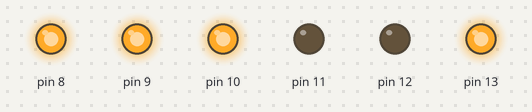
A sketch run on a simulated Arduino Uno, built with avr-gcc and run on an emulated ATmega328P. Parts: output pins drawn as LEDs (lit = HIGH).

Above: at 0.1 s.
At 100.1 s:
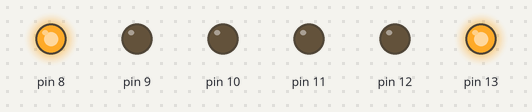
Timing chart, 0 to 102.5 s (numbered marks = the images above):
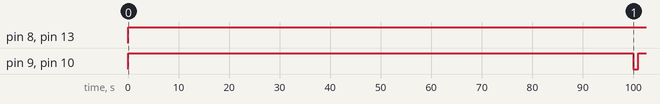

Measured:
- by itself, pin 8, pin 13: LOW → HIGH at 0.00 s
- by itself, pin 9, pin 10: LOW → HIGH at 0.00 s, → LOW 100 s later, → HIGH 1.0 s later

The sketch:

_GoUno.ino
```cpp
//  Demo function:The application method to drive the DC motor.
//  Author:Frankie.Chu
//  Date:20 November, 2012

#include "MotorDriver.h"

void setup()
{
	/*Configure the motor A to control the wheel at the left side.*/
	/*Configure the motor B to control the wheel at the right side.*/
	motordriver.init();
	motordriver.setSpeed(200,MOTORB);
	motordriver.setSpeed(200,MOTORA);
}

void loop()
{
	motordriver.goForward();
	delay(100000);
	motordriver.stop();
	delay(1000);
	/*motordriver.goBackward();
	delay(2000);
	motordriver.stop();
	delay(1000);
	motordriver.goLeft();
	delay(2000);
	motordriver.stop();
	delay(1000);
	motordriver.goRight();
	delay(2000);
	motordriver.stop();
	delay(1000);*/

}
```
